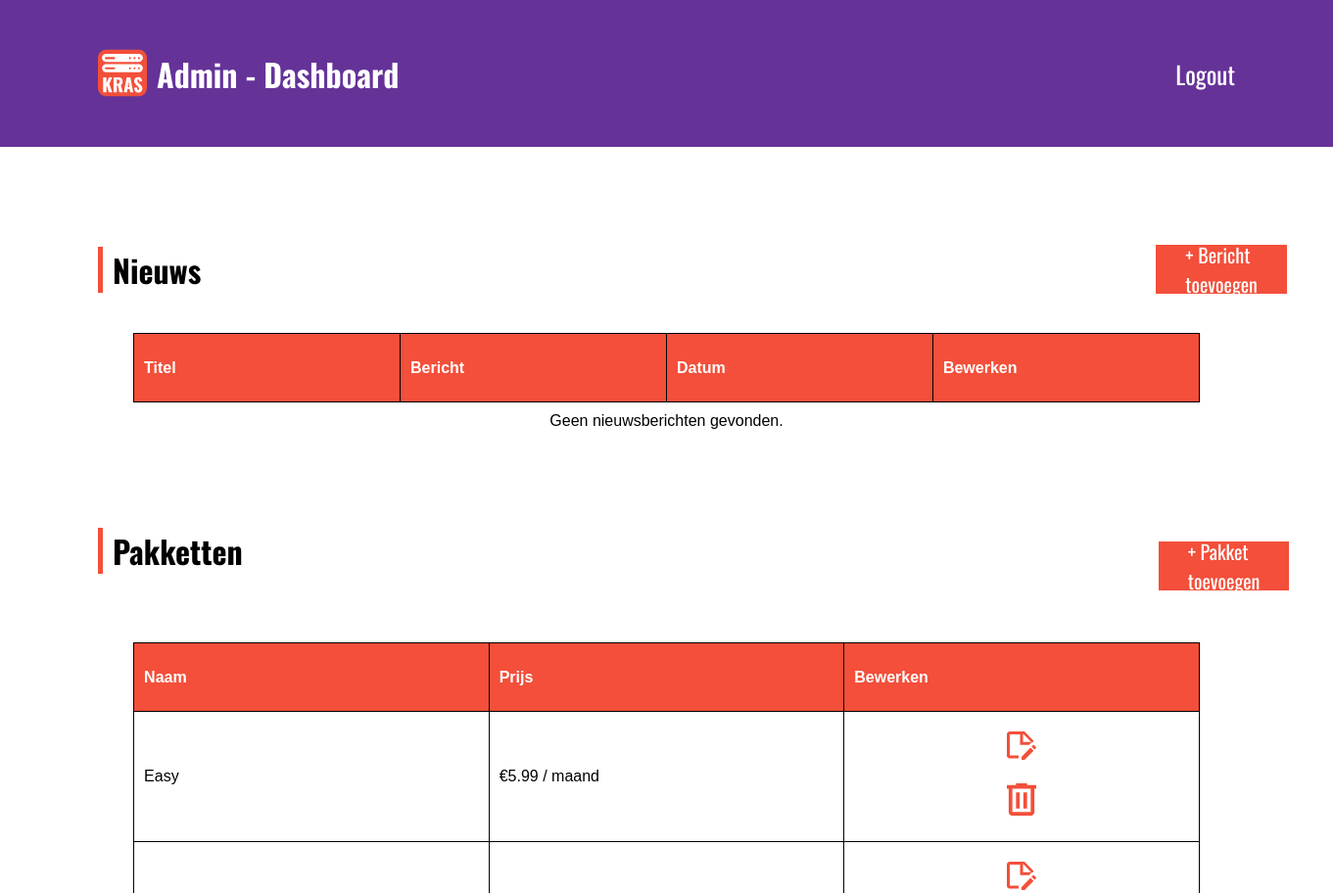
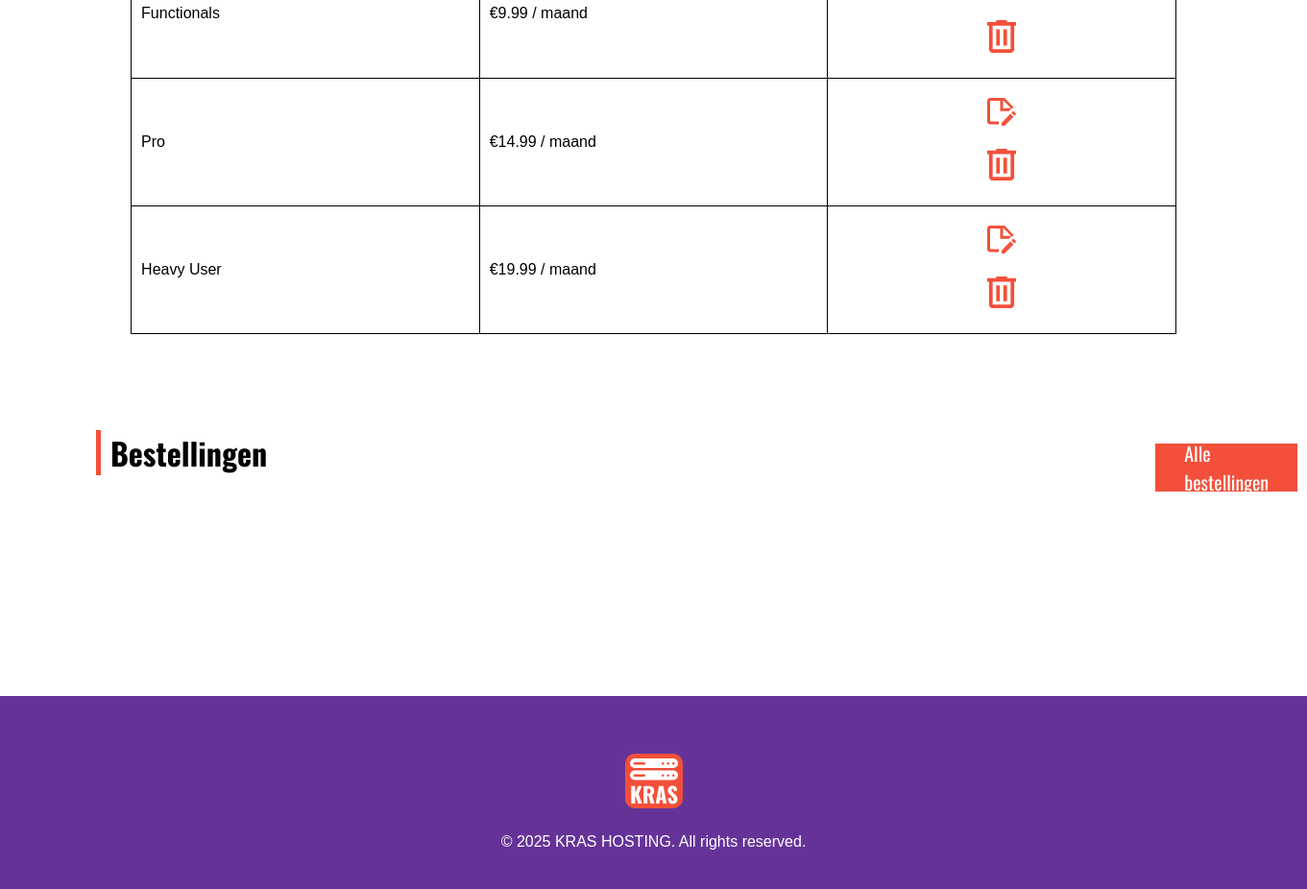
The app's page /pages/dashboard.php (signed in) with its own data (2 pictures, top to bottom).
### tables this page shows
CREATE TABLE `pakketten` (
  `id` int(11) NOT NULL,
  `naam` varchar(255) NOT NULL,
  `prijs` decimal(10,2) NOT NULL,
  `voordelen` text NOT NULL
);

### pages/dashboard.php (the view, shortened to what this page needs)
<?php
require 'db.php';
$stmt = $pdo->query("SELECT * FROM nieuws ORDER BY datum DESC");
$nieuws = $stmt->fetchAll(PDO::FETCH_ASSOC);
?>
<!DOCTYPE html>
<html lang="en">
<head>
    <link rel="stylesheet" href="../css/style.css">
</head>
<body>
    <div class="newsHeader">
        <div class="newsLogo">
            <img src="../images/logo.svg" alt="" class="logo">
            <h1>Admin - Dashboard</h1>
        </div>
        <a href="logout.php">Logout</a>
    </div>
    <div id="bodyContainer">
            <div class="pakketTxt" style="display: flex; gap: 975px; align-items: center;">
                <h1 class="title" style="margin-bottom: 0;">Nieuws</h1>
                <a href="addNews.php" class="addNewsBtn">+ Bericht toevoegen</a>
            </div>
    </div>
    <div class="newsTableContainer">
            <table class="newsTable">
                <thead class="newsHead">
                    <tr class="newsRow">
                        <th class="newsHeadCell">Titel</th>
                        <th class="newsHeadCell">Bericht</th>
                        <th class="newsHeadCell">Datum</th>
                        <th class="newsHeadCell">Bewerken</th>
                    </tr>
                </thead>
                <tbody>
                    <?php if (count($nieuws) > 0): ?>
                        <?php foreach ($nieuws as $bericht): ?>
                            <tr class="newsRow">
                                <td class="newsRowCell"><?= htmlspecialchars($bericht['titel']) ?></td>
                                <td class="newsRowCell"><?= htmlspecialchars($bericht['content']) ?></td>
                                <td class="newsRowCell"><?= date('d-m-Y', strtotime($bericht['datum'])) ?></td>
                                <td class="newsRowCell" id="deleteNews">
                                    <a href="editNews.php?id=<?= $bericht['id'] ?>"><img src="../images/bewerkNews.svg" alt="" class="deleteImg"></a> <br><br><br><br>
                                    <a href="deleteNews.php?id=<?= $bericht['id'] ?>" onclick="return confirm('Weet u zeker dat u dit bericht wilt verwijderen?');"><img src="../images/deleteNews.svg" alt="" class="deleteImg"></a>
                                </td>
                            </tr>
                        <?php endforeach; ?>
                    <?php else: ?>
                        <tr><td colspan="4" style="text-align:center; padding-top: 10px;">Geen nieuwsberichten gevonden.</td></tr>
                    <?php endif; ?>
                </tbody>
            </table>
        </div>
        <?php
            $stmt = $pdo->query("SELECT * FROM pakketten");
            $pakketten = $stmt->fetchAll(PDO::FETCH_ASSOC);
            ?>
            <div id="bodyContainer">
                <div class="pakketTxt" style="display: flex; gap: 935px; align-items: center;">
                    <h1 class="title">Pakketten</h1>
                    <a href="addPakket.php" class="addNewsBtn">+ Pakket toevoegen</a>
                </div>
            </div>
            <div class="newsTableContainer">
                <table class="newsTable">
                    <thead class="newsHead">
                        <tr class="newsRow">
                            <th class="newsHeadCell">Naam</th>
                            <th class="newsHeadCell">Prijs</th>
                            <th class="newsHeadCell">Bewerken</th>
                        </tr>
                    </thead>
                    <tbody>
                        <?php foreach ($pakketten as $pakket): ?>
                            <tr class="newsRow">
                                <td class="newsRowCell"><?= htmlspecialchars($pakket['naam']) ?></td>
                                <td class="newsRowCell">€<?= number_format($pakket['prijs'], 2) ?> / maand</td>
                                <td class="newsRowCell" id="deleteNews">
                                    <a href="editPakket.php?id=<?= $pakket['id'] ?>"><img src="../images/bewerkNews.svg" alt="Bewerk" class="deleteImg"></a> <br><br>
                                    <a href="deletePakket.php?id=<?= $pakket['id'] ?>" onclick="return confirm('Weet u zeker dat u dit pakket wilt verwijderen?');"><img src="../images/deleteNews.svg" alt="Verwijder" class="deleteImg"></a>
                                </td>
                            </tr>
                        <?php endforeach; ?>
                    </tbody>
                </table>
            </div>
    <div id="bodyContainer">
        <div class="pakketTxt" style="display: flex; gap: 925px; align-items: center;">
            <h1 class="title">Bestellingen</h1>
            <a href="bestellingen.php" class="addNewsBtn">Alle bestellingen</a>
        </div>
    </div>
    <footer class="footer">
        <div class="footerContainer">
            <div class="footerLogo">
                <img src="../images/logo.svg" alt="Logo" class="logoImg">
            </div>
            <p class="footerInfo">© 2025 KRAS HOSTING. All rights reserved.</p>
        </div>
    </footer>
</body>
</html>

### css/style.css (style rules this page uses)
* { padding: 0; margin: 0; box-sizing: border-box; }
body { font-family: Oswald; overflow-x: hidden; }
.logo { width: 50px; height: 50px; }
a { text-decoration: unset; font-size: 25px; color: white; transition: all 0.3s ease; }
#bodyContainer { width: 100%; padding-left: 100px; padding-right: 100px; margin-bottom: 100px; display: flex; gap: 10%; }
.title { border-left: 5px solid #F34F3A; padding-left: 10px; margin-bottom: 30px; color: black; }
p { font-family: Arial; color: #8C8C8C; font-size: 20px; }
.pakketTxt { margin-bottom: 100px; }
.footer { background-color: #653398; position: relative; color: white; overflow: hidden; }
.footerContainer { padding: 60px 100px 40px; display: flex; flex-direction: column; align-items: center; text-align: center; gap: 20px; position: relative; z-index: 1; color: white; }
.footerInfo { font-size: 16px; color: white; }
.newsTableContainer { margin-top: -160px; margin-bottom: 100px; }
.newsTable { width: 80%; margin-left: auto; margin-right: auto; border-collapse: collapse; font-family: Arial; }
.newsHead { background-color: #F34F3A; color: white; height: 70px; }
.newsHeadCell { padding: 10px; text-align: left; min-width: 190px; border: 1px solid black; }
.newsRowCell { padding: 10px; border: 1px solid black; }
#deleteNews { text-align: center; padding: 20px 0; }
.deleteImg { width: 30px; margin-left: auto; margin-right: auto; transition: transform 0.3s ease; }
.addNewsBtn { width: fit-content; height: 50px; background-color: #F34F3A; padding: 0px 30px; transition: transform 0.3s ease; font-size: 20px; display: flex; align-items: center; }
.newsHeader { display: flex; width: 100%; padding: 50px 100px; background-color: #653398; align-items: center; justify-content: space-between; margin-bottom: 100px; }
.newsLogo { display: flex; align-items: center; gap: 10px; color: white; }

### records on screen
pakketten: naam "Easy", prijs "5.99"
pakketten: naam "Functionals", prijs "9.99"
pakketten: naam "Pro", prijs "14.99"
pakketten: naam "Heavy User", prijs "19.99"
